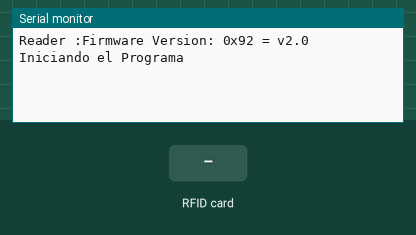
This sketch was run on a simulated ESP32. Parts: the last lines printed to the serial monitor. The test bench sets the inputs (shaded band).

Above: at 1.2 s.
1.3 s: RFID card 23 B3 65 11 held to the reader
At 2.4 s:
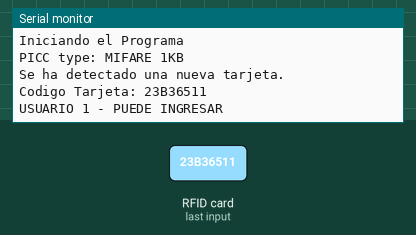
2.8 s: RFID card B3 37 86 A3 held to the reader
At 4.0 s:
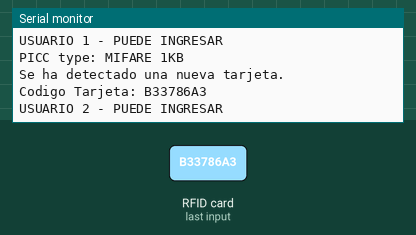
4.3 s: RFID card 77 62 C8 3B held to the reader
At 4.9 s:
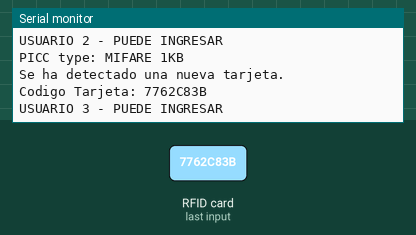
5.8 s: RFID card 5E 7A 19 C4 held to the reader
At 6.8 s:
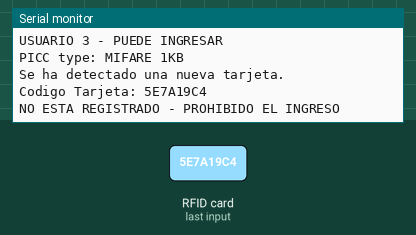
7.3 s: RFID card 5E 7A 19 C4 held to the reader
At 8.5 s:
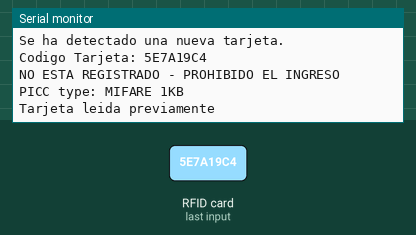

The sketch:

Rfid_Esp32_verificacion_tarjeta.ino
```cpp
//codigo de lectura para identificacion de ID hexadeciaml de tarjetas RFID
#include <Arduino.h>
#include <SPI.h>
#include <MFRC522.h>

#define SS_PIN 5
#define RST_PIN 22


MFRC522 rfid(SS_PIN, RST_PIN); // Instancia de tipo de clase
MFRC522::MIFARE_Key key;
byte nuidPICC[4];

//------------------------------------------------
String DatoHex;                                //datos hexadeciamles de tarjetas registradas
const String UserReg_1 = "23B36511";
const String UserReg_2 = "B33786A3";
const String UserReg_3 = "7762C83B";
//------------------------------------------------

void setup()
{
   Serial.begin(115200);
   SPI.begin(); // INICIA LA COMUNICACION SPI
   rfid.PCD_Init(); // INICIA EL MODULO RFID
   Serial.println();
   Serial.print(F("Reader :"));
   rfid.PCD_DumpVersionToSerial();
   for (byte i = 0; i < 6; i++) {
     key.keyByte[i] = 0xFF;
   }
   DatoHex = printHex(key.keyByte, MFRC522::MF_KEY_SIZE);
   Serial.println();
   Serial.println();
   Serial.println("Iniciando el Programa");
}

void loop()
{
     // Verificar si hay una tarjeta nueva presente en el lector
     if ( ! rfid.PICC_IsNewCardPresent()){return;}

     // Leer los datos de la tarjeta
     if ( ! rfid.PICC_ReadCardSerial()){return;}

     Serial.print(F("PICC type: "));
     MFRC522::PICC_Type piccType = rfid.PICC_GetType(rfid.uid.sak);
     Serial.println(rfid.PICC_GetTypeName(piccType));
     // verifica que sea el tipo de tarjeta admitido MIFARE
     if (piccType != MFRC522::PICC_TYPE_MIFARE_MINI && piccType != MFRC522::PICC_TYPE_MIFARE_1K && piccType != MFRC522::PICC_TYPE_MIFARE_4K)
     {
       Serial.println("Su Tarjeta no es del tipo MIFARE Classic.");
       return;
     }
     // Comparar los datos de la tarjeta con los datos almacenados
     if (rfid.uid.uidByte[0] != nuidPICC[0] || rfid.uid.uidByte[1] != nuidPICC[1] || rfid.uid.uidByte[2] != nuidPICC[2] || rfid.uid.uidByte[3] != nuidPICC[3] )
     {
       Serial.println("Se ha detectado una nueva tarjeta.");

       // Store NUID into nuidPICC array
       for (byte i = 0; i < 4; i++) {nuidPICC[i] = rfid.uid.uidByte[i];}

       DatoHex = printHex(rfid.uid.uidByte, rfid.uid.size);
       Serial.print("Codigo Tarjeta: "); Serial.println(DatoHex);

       if(UserReg_1 == DatoHex)
       {
        Serial.println("USUARIO 1 - PUEDE INGRESAR");
       }
       else if(UserReg_2 == DatoHex)
       {
        Serial.println("USUARIO 2 - PUEDE INGRESAR");
       }
       else if(UserReg_3 == DatoHex)
       {
        Serial.println("USUARIO 3 - PUEDE INGRESAR");
       }
       else
       {
        Serial.println("NO ESTA REGISTRADO - PROHIBIDO EL INGRESO");
       }
       Serial.println();
     }
     else
     {
      Serial.println("Tarjeta leida previamente");
     }
     // Halt PICC
     rfid.PICC_HaltA();
     // Stop encryption on PCD
     rfid.PCD_StopCrypto1();
}


String printHex(byte *buffer, byte bufferSize)
{
   String DatoHexAux = "";
   for (byte i = 0; i < bufferSize; i++)
   {
       if (buffer[i] < 0x10)
       {
        DatoHexAux = DatoHexAux + "0";
        DatoHexAux = DatoHexAux + String(buffer[i], HEX);
       }
       else { DatoHexAux = DatoHexAux + String(buffer[i], HEX); }
   }

   for (int i = 0; i < DatoHexAux.length(); i++) {DatoHexAux[i] = toupper(DatoHexAux[i]);}
   return DatoHexAux;
}
```

Measured:
- after the input at 1.3 s, the serial monitor: prints a new line at once (image 1)
- after the input at 2.8 s, the serial monitor: prints a new line at once (image 2)
- after the input at 4.3 s, the serial monitor: prints a new line at once (image 3)
- after the input at 5.8 s, the serial monitor: prints a new line at once (image 4)
- after the input at 7.3 s, the serial monitor: prints a new line at once (image 5)
